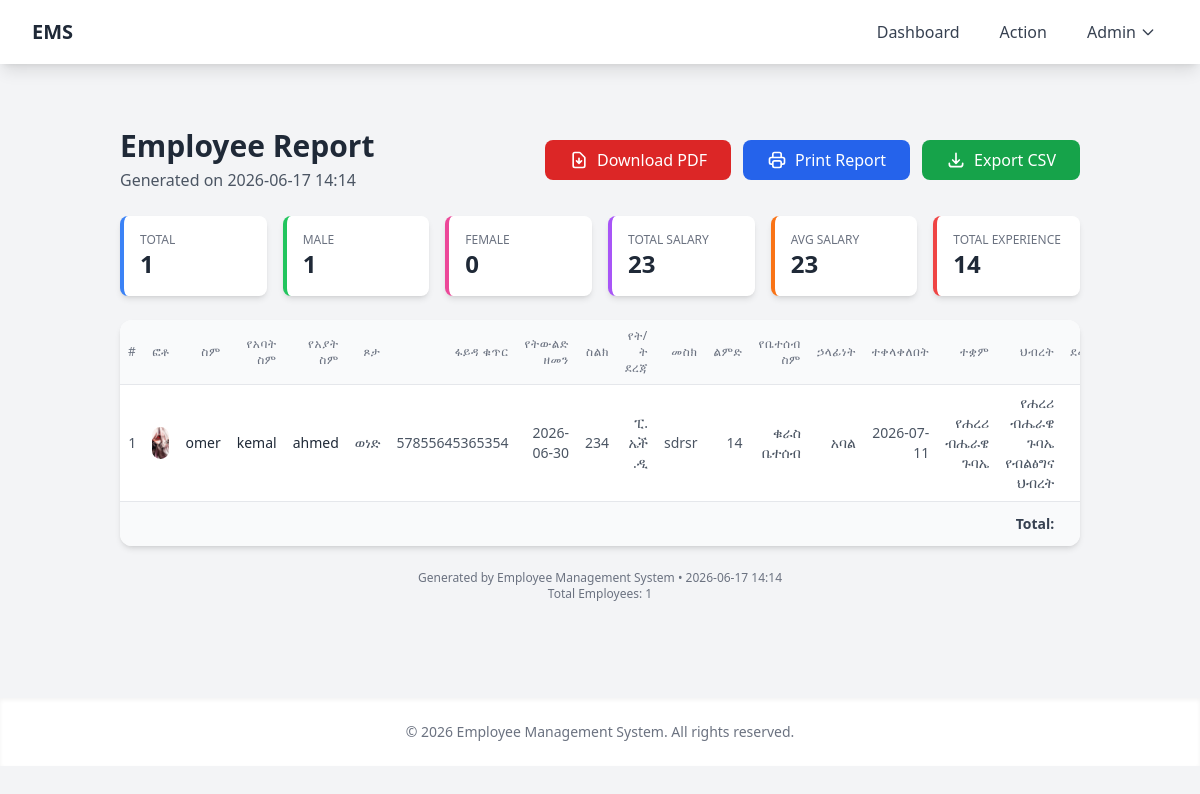
Page /report (signed in) on the committed database.
### models.py (models this page shows, shortened)
class Employee(Base):
    __tablename__ = "employees"
    id = Column(Integer, primary_key=True, index=True)
    fname = Column(String, index=True)
    mname = Column(String, index=True)
    lname = Column(String, index=True)
    gender = Column(String, index=True)
    fanID = Column(String, index=True)
    birthdate = Column(Date, index=True)
    phone_number = Column(Integer, index=True)
    edu_level = Column(String, index=True)
    profession = Column(String, index=True)
    work_experience = Column(Integer, index=True)
    group_name = Column(String, index=True)
    position_in_group = Column(String, index=True)
    join_year = Column(Date, index=True)
    work_place = Column(String, index=True)
    work_place_name = Column(String, index=True)
    salary = Column(Integer, index=True)
    werada = Column(String, index=True)
    kebele = Column(String, index=True)
    house_number = Column(Integer, index=True)
    photo_url = Column(String, index=True)

### app.py (the view)
@app.route("/report")
@login_required
def report():
    employees = db.query(Employee).all()
    return render_template('report.html', employees=employees)

### app.py (called while the page is built)
@app.context_processor
def inject_now():
    from datetime import datetime
    return {'now': datetime.now()}

@login_manager.user_loader
def user_loader(user_id):
    return db.query(User).get(int(user_id))

### templates/report.html (shortened to what this page needs)
{% extends "base.html" %}
{% block content %}
<div class="max-w-full mx-auto px-4 py-8">
    <div class="flex flex-wrap justify-between items-center mb-6">
        <div>
            <h1 class="text-3xl font-bold text-gray-800">Employee Report</h1>
            <p class="text-gray-600 mt-1">Generated on {{ now.strftime('%Y-%m-%d %H:%M') if now else 'N/A' }}</p>
        </div>
        <div class="flex flex-wrap gap-3">
            <a href="{{ url_for('report_download') }}"
               class="bg-red-600 hover:bg-red-700 text-white px-6 py-2 rounded-lg transition inline-flex items-center">
                <svg class="w-5 h-5 inline mr-2" fill="none" stroke="currentColor" viewBox="0 0 24 24">
                    <path stroke-linecap="round" stroke-linejoin="round" stroke-width="2" d="M12 10v6m0 0l-3-3m3 3l3-3m2 8H7a2 2 0 01-2-2V5a2 2 0 012-2h5.586a1 1 0 01.707.293l5.414 5.414a1 1 0 01.293.707V19a2 2 0 01-2 2z"/>
                </svg>
                Download PDF
            </a>
            <button onclick="window.print()"
                    class="bg-blue-600 hover:bg-blue-700 text-white px-6 py-2 rounded-lg transition inline-flex items-center">
                Print Report
            </button>
            <button onclick="exportCSV()"
                    class="bg-green-600 hover:bg-green-700 text-white px-6 py-2 rounded-lg transition inline-flex items-center">
                <svg class="w-5 h-5 inline mr-2" fill="none" stroke="currentColor" viewBox="0 0 24 24">
                    <path stroke-linecap="round" stroke-linejoin="round" stroke-width="2" d="M4 16v1a3 3 0 003 3h10a3 3 0 003-3v-1m-4-4l-4 4m0 0l-4-4m4 4V4"/>
                </svg>
                Export CSV
            </button>
        </div>
    </div>
    <div class="grid grid-cols-1 md:grid-cols-6 gap-4 mb-6">
        <div class="bg-white rounded-lg shadow-md p-4 border-l-4 border-blue-500">
            <p class="text-xs text-gray-500 uppercase">Total</p>
            <p class="text-2xl font-bold text-gray-800">{{ employees|length }}</p>
        </div>
        <div class="bg-white rounded-lg shadow-md p-4 border-l-4 border-green-500">
            <p class="text-xs text-gray-500 uppercase">Male</p>
            <p class="text-2xl font-bold text-gray-800">{{ employees|selectattr('gender', 'equalto', 'ወነድ')|list|length }}</p>
        </div>
        <div class="bg-white rounded-lg shadow-md p-4 border-l-4 border-pink-500">
            <p class="text-xs text-gray-500 uppercase">Female</p>
            <p class="text-2xl font-bold text-gray-800">{{ employees|selectattr('gender', 'equalto', 'ሴት')|list|length }}</p>
        </div>
        <div class="bg-white rounded-lg shadow-md p-4 border-l-4 border-purple-500">
            <p class="text-xs text-gray-500 uppercase">Total Salary</p>
            <p class="text-2xl font-bold text-gray-800">{{ "{:,.0f}".format(employees|sum(attribute='salary')) if employees else '0' }}</p>
        </div>
        <div class="bg-white rounded-lg shadow-md p-4 border-l-4 border-orange-500">
            <p class="text-xs text-gray-500 uppercase">Avg Salary</p>
            <p class="text-2xl font-bold text-gray-800">{{ "{:,.0f}".format((employees|sum(attribute='salary') / employees|length) if employees else 0) }}</p>
        </div>
        <div class="bg-white rounded-lg shadow-md p-4 border-l-4 border-red-500">
            <p class="text-xs text-gray-500 uppercase">Total Experience</p>
            <p class="text-2xl font-bold text-gray-800">{{ employees|sum(attribute='work_experience') if employees else 0 }}</p>
        </div>
    </div>
    <div class="bg-white rounded-xl shadow-md overflow-hidden">
        <div class="overflow-x-auto">
            <table class="min-w-full divide-y divide-gray-200 text-sm" id="employeeTable">
                <thead class="bg-gray-50">
                    <tr>
                        <th class="px-2 py-2 text-right text-xs font-medium text-gray-500 uppercase tracking-wider">#</th>
                        <th class="px-2 py-2 text-right text-xs font-medium text-gray-500 uppercase tracking-wider">ፎቶ</th>
                        <th class="px-2 py-2 text-right text-xs font-medium text-gray-500 uppercase tracking-wider">ስም</th>
                        <th class="px-2 py-2 text-right text-xs font-medium text-gray-500 uppercase tracking-wider">የአባት ስም</th>
                        <th class="px-2 py-2 text-right text-xs font-medium text-gray-500 uppercase tracking-wider">የአያት ስም</th>
                        <th class="px-2 py-2 text-right text-xs font-medium text-gray-500 uppercase tracking-wider">ጾታ</th>
                        <th class="px-2 py-2 text-right text-xs font-medium text-gray-500 uppercase tracking-wider">ፋይዳ ቁጥር</th>
                        <th class="px-2 py-2 text-right text-xs font-medium text-gray-500 uppercase tracking-wider">የትውልድ ዘመን</th>
                        <th class="px-2 py-2 text-right text-xs font-medium text-gray-500 uppercase tracking-wider">ስልክ</th>
                        <th class="px-2 py-2 text-right text-xs font-medium text-gray-500 uppercase tracking-wider">የት/ት ደረጃ</th>
                        <th class="px-2 py-2 text-right text-xs font-medium text-gray-500 uppercase tracking-wider">መስክ</th>
                        <th class="px-2 py-2 text-right text-xs font-medium text-gray-500 uppercase tracking-wider">ልምድ</th>
                        <th class="px-2 py-2 text-right text-xs font-medium text-gray-500 uppercase tracking-wider">የቤተሰብ ስም</th>
                        <th class="px-2 py-2 text-right text-xs font-medium text-gray-500 uppercase tracking-wider">ኃላፊነት</th>
                        <th class="px-2 py-2 text-right text-xs font-medium text-gray-500 uppercase tracking-wider">ተቀላቀለበት</th>
                        <th class="px-2 py-2 text-right text-xs font-medium text-gray-500 uppercase tracking-wider">ተቋም</th>
                        <th class="px-2 py-2 text-right text-xs font-medium text-gray-500 uppercase tracking-wider">ህብረት</th>
                        <th class="px-2 py-2 text-right text-xs font-medium text-gray-500 uppercase tracking-wider">ደመወዝ</th>
                    </tr>
                </thead>
                <tbody class="bg-white divide-y divide-gray-200">
                    {% if employees %}
                        {% for employee in employees %}
                        <tr class="hover:bg-gray-50 transition">
                            <td class="px-2 py-2 text-gray-600 text-right">{{ loop.index }}</td>
                            <td class="px-2 py-2 text-center">
                                {% if employee.photo_url %}
                                    <img src="{{ url_for('static', filename=employee.photo_url) }}"
                                         alt="{{ employee.fname }}"
                                         class="w-8 h-8 rounded-full object-cover inline">
                                {% else %}
                                    <span class="text-gray-400 text-xs">-</span>
                                {% endif %}
                            </td>
                            <td class="px-2 py-2 text-gray-800 text-right">{{ employee.fname or '-' }}</td>
                            <td class="px-2 py-2 text-gray-800 text-right">{{ employee.mname or '-' }}</td>
                            <td class="px-2 py-2 text-gray-800 text-right">{{ employee.lname or '-' }}</td>
                            <td class="px-2 py-2 text-gray-600 text-right">{{ employee.gender or '-' }}</td>
                            <td class="px-2 py-2 text-gray-600 text-right">{{ employee.fanID or '-' }}</td>
                            <td class="px-2 py-2 text-gray-600 text-right">{{ employee.birthdate.strftime('%Y-%m-%d') if employee.birthdate else '-' }}</td>
                            <td class="px-2 py-2 text-gray-600 text-right">{{ employee.phone_number or '-' }}</td>
                            <td class="px-2 py-2 text-gray-600 text-right">{{ employee.edu_level or '-' }}</td>
                            <td class="px-2 py-2 text-gray-600 text-right">{{ employee.profession or '-' }}</td>
                            <td class="px-2 py-2 text-gray-600 text-right">{{ employee.work_experience or '-' }}</td>
                            <td class="px-2 py-2 text-gray-600 text-right">{{ employee.group_name or '-' }}</td>
                            <td class="px-2 py-2 text-gray-600 text-right">{{ employee.position_in_group or '-' }}</td>
                            <td class="px-2 py-2 text-gray-600 text-right">{{ employee.join_year.strftime('%Y-%m-%d') if employee.join_year else '-' }}</td>
                            <td class="px-2 py-2 text-gray-600 text-right">{{ employee.work_place or '-' }}</td>
                            <td class="px-2 py-2 text-gray-600 text-right">{{ employee.work_place_name or '-' }}</td>
                            <td class="px-2 py-2 text-gray-800 font-medium text-right">{{ "{:,.0f}".format(employee.salary) if employee.salary else '-' }}</td>
                        </tr>
                        {% endfor %}
                    {% else %}
                        <tr>
                            <td colspan="21" class="px-4 py-8 text-center text-gray-500 italic">
                                No employees found in the system.
                            </td>
                        </tr>
                    {% endif %}
                </tbody>
                <tfoot class="bg-gray-50 font-semibold">
                    <tr>
                        <td colspan="17" class="px-2 py-3 text-sm text-gray-700 text-right">Total:</td>
                        <td class="px-2 py-3 text-sm text-gray-800 text-right">{{ "{:,.0f}".format(employees|sum(attribute='salary')) }}</td>
                    </tr>
                </tfoot>
            </table>
        </div>
    </div>
    <div class="mt-6 text-xs text-gray-500 text-center">
        <p>Generated by Employee Management System &bull; {{ now.strftime('%Y-%m-%d %H:%M') if now else 'N/A' }}</p>
        <p>Total Employees: {{ employees|length }}</p>
    </div>
</div>
{% endblock %}

### rows in the picture
Employee: photo_url (picture), fname "omer", mname "kemal", lname "ahmed", gender "ወነድ", fanID "57855645365354", birthdate "2026-06-30", phone_number "234", edu_level "ፒ. ኤች .ዲ", profession "sdrsr", work_experience "14", group_name "ቁራስ ቤተሰብ", position_in_group "አባል", join_year "2026-07-11", work_place "የሐረሪ ብሔራዌ ጉባኤ", work_place_name "የሐረሪ ብሔራዌ ጉባኤ የብልፅግና ህብረት"

### other values in the picture
{{ employees|length }} "1"
{{ employees|selectattr('gender', 'equalto', 'ወነድ')|list|length }} "1"
{{ employees|selectattr('gender', 'equalto', 'ሴት')|list|length }} "0"
{{ employees|sum(attribute='work_experience') if employees else 0 }} "14"
